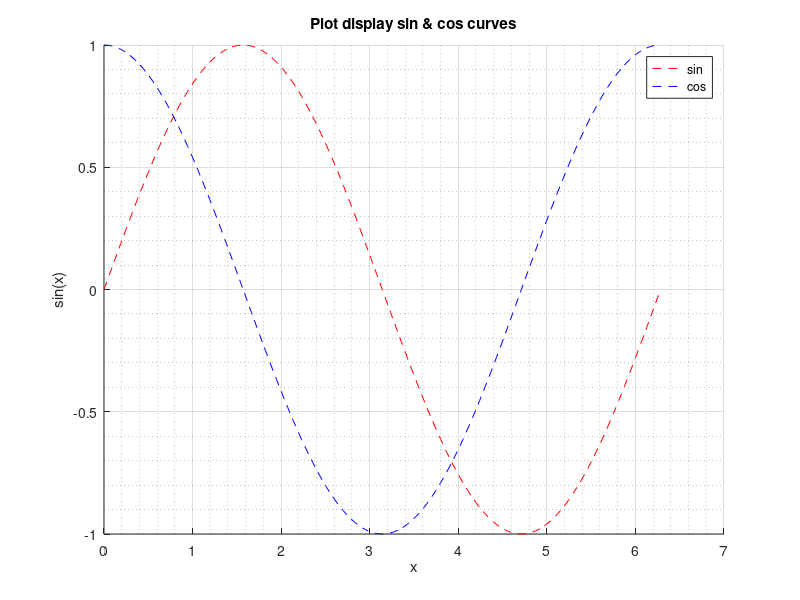
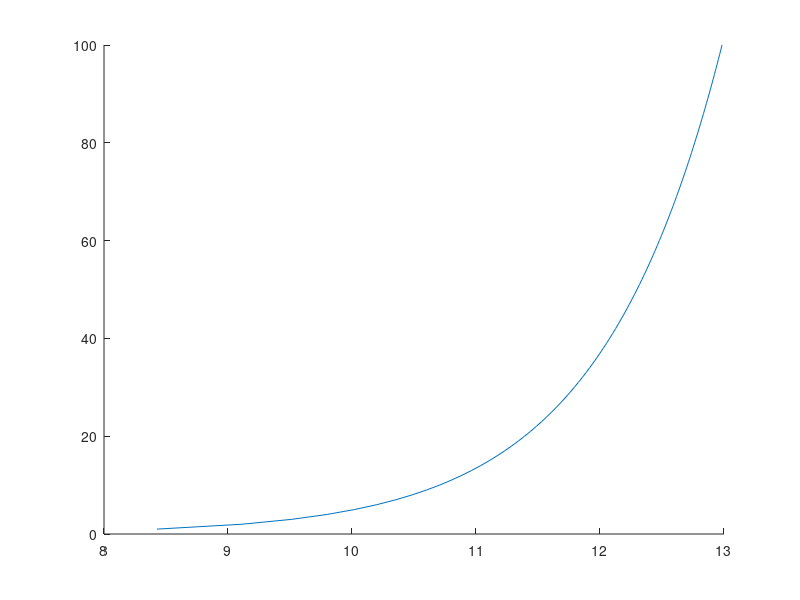

Here is the MATLAB script that generated these plots, in order:
%   Matlab Tutorial
%   By Kyle Nero
%   Date created: 10th November 2023

%% Wind speed aveaging

clc
clear
pwd % Displays the path that the data is located

%WS1 = 6;
%WS2 = 8;
%WS3 = 9;
Ninputs = input("How many windspeed do you wish to enter? ");
fprintf("Please enter your windspeed one by one followed by enter. \n");

for n = 1:Ninputs
    fprintf("Enter wind speed %0.0f \n", n);
    Windspeed(n) = input("= ");
end

AveWindspeed = mean(Windspeed);

fprintf('Aveage wind speed is %2.1f m/s\n',AveWindspeed)

[maxWindspeed, Location] = max (Windspeed);
fprintf('Greatest wind speed is %0.1f m/s and it was the %0.0f entered \n',maxWindspeed,Location)

%% Sin and cos curves tutorial

clc
clear

x = 0:pi/100:2*pi;
y = sin(x);
y2 = cos(x);
figure
hold on
plot (x,y,'--r')
plot (x,y2,'--b')
xlabel('x')
ylabel('sin(x)')
title('Plot display sin & cos curves')
grid on
grid minor
legend('sin','cos')

%% Shear Profile Exercise

clc
clear
close


Windspeed10m = [4.9 5.7 6.3 5.5 6.4 6.3 6.6 6.1 5.2];
Windspeed25m = [5.8 61.4 6.9 6.3 7.0 6.9 7.2 6.7 6.0];
Windspeed45m = [6.5 7.1 7.5 7.0 7.5 7.4 7.7 7.3 6.8];

Heights = 1:100;

SRcs = 0.0002;
Y = log(Heights/SRcs);
h = 10;
u = log(4.9/SRcs);
windshear = Y/u*h;

figure
hold on
plot(windshear,Heights);

